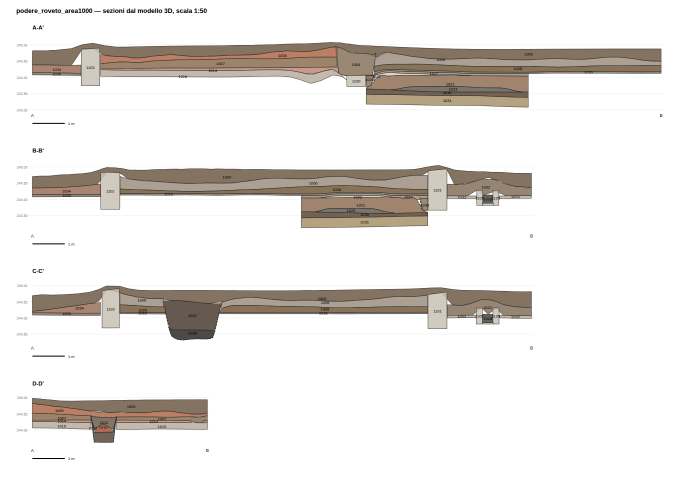
#> input picture docs/immagini/sezioni.png, 1400 x 1000 px (shown at 1/2 size)
$ python -i documenti_auto.py   (imports and definitions only)
#> lines starting #> are read from the running program, lines starting #| are printed output that depends on the picture
# -*- coding: utf-8 -*-
"""
Foto e disegni collegati alle unità in automatico.

Molti archivi di scavo hanno cartelle di immagini senza una tabella che dica a quale unità
appartiene ciascun file: il numero dell'unità sta nel nome del file («US1005_N.jpg»,
«Ctx_1005 (2).png») o della cartella («photographs/Context 1005/IMG_2231.JPG»). Altri hanno
un registro delle foto o dei disegni (numero dello scatto, unità, descrizione).

    tipo, punteggio, motivo = tipo_immagine("sezioni/US1005.tif")     # foto, disegno o scansione
    r = documenti_per_unita(voci, unita_note={1005, 1006})           # dai nomi dei file
    r = collega_da_registro(registro, voci)                          # da un registro foto/disegni
    tabella = come_tabella(r)                                        # tabella «Documentazione»

Le ``voci`` sono dizionari con almeno ``percorso`` (assoluto), ``relativo`` (rispetto alla
cartella dell'archivio, con le cartelle) e ``categoria`` ("immagine", "documento", ...).
Il risultato è ``{"collegamenti": {unità: [{percorso, tipo, motivo}]}, "non_collegati": [...],
"note": [...]}``.
"""
import os
import re

import numpy as np

EST_IMMAGINI = {".jpg", ".jpeg", ".png", ".gif", ".webp", ".tif", ".tiff", ".bmp"}
EST_SCANSIONE = {".tif", ".tiff", ".bmp"}
TIPI = ("foto", "disegno", "scansione")
LATO_MINIATURA = 128
PIXEL_MASSIMI = 60_000_000        # oltre, un'immagine che non si può ridurre in lettura (TIFF, PNG) non si apre

# ---------------------------------------------------------------- parole nei nomi di file e cartelle
PAROLE_FOTO = {
    "photo", "photos", "photograph", "photographs", "photographie", "photographies", "foto", "fotos",
    "fotografia", "fotografie", "fotografias", "img", "image", "images", "dsc", "dscn", "dscf", "pict", "pxl",
    "imag", "bild", "bilder", "picture", "pictures", "scatto", "scatti", "aufnahme", "aufnahmen", "photogrammetry",
}
PAROLE_DISEGNO = {
    "section", "sections", "sezione", "sezioni", "sez", "schnitt", "schnitte", "coupe", "coupes", "profil",
    "profile", "profiles", "profilo", "profili", "plan", "plans", "pianta", "piante", "planum", "plana",
    "drawing", "drawings", "dwg", "disegno", "disegni", "rilievo", "rilievi", "prospetto", "prospetti",
    "zeichnung", "zeichnungen", "dessin", "dessins", "plano", "planos", "elevation", "elevations", "sketch",
    "schizzo", "schizzi",
}
PAROLE_SCANSIONE = {
    "scan", "scans", "scanned", "scansione", "scansioni", "scansionato", "scansionata", "scansionati",
    "scansionate", "tavola", "tavole", "tav", "sheet", "sheets", "foglio", "fogli", "digitalizzato",
    "digitalizzati", "digitalizzazione", "scansiona",
}
_PAROLE = {"foto": PAROLE_FOTO, "disegno": PAROLE_DISEGNO, "scansione": PAROLE_SCANSIONE}
_RX_CONTATORE = re.compile(r"^(?:p\d{7}|dsc[nf]?\d+|img\d+|pxl\d+)$")      # P1010023, DSC00123 come parola unica

# marche di soli scanner (le altre marche con dati EXIF sono fotocamere o telefoni)
_SCANNER = ("epson", "fujitsu", "plustek", "brother", "xerox", "avision", "microtek", "mustek", "visioneer",
            "umax", "kyocera", "canoscan", "scansnap", "hewlett", "hp scan", "contex", "colortrac", "rowe")


def _parole(testo):
    return [w for w in re.split(r"[^a-zà-ÿ0-9]+", testo.lower()) if w]


def _indizi_nome(nome):
    """Punteggi dal nome: le parole del file valgono più di quelle delle cartelle."""
#> called with nome = 'docs/immagini/sezioni.png'
    parti = [p for p in re.split(r"[\\/]+", nome) if p]
    punti = dict.fromkeys(TIPI, 0.0)
    motivi = []
    for i, parte in enumerate(reversed(parti)):
        peso = 1.0 if i == 0 else 0.7
        dove = "nel nome del file" if i == 0 else "nel nome della cartella"
        stem = os.path.splitext(parte)[0] if i == 0 else parte
        parole = _parole(stem)
        for tipo, insieme in _PAROLE.items():
            trovata = next((w for w in parole if w in insieme or (tipo == "foto" and _RX_CONTATORE.match(w))), None)
            if trovata and punti[tipo] < peso:
                punti[tipo] = peso
                motivi.append(f"«{trovata}» {dove}")
    return punti, motivi


# [5 lines left out: function tipo_da_nome, not called in this run]


def _exif(im):
    """('foto' | 'scansione' | None, descrizione) dai dati EXIF."""
    try:
        ex = im.getexif()
    except Exception:
        return None, ""
    if not ex:
        return None, ""
    marca = str(ex.get(271, "") or "").strip("\x00 ")
    modello = str(ex.get(272, "") or "").strip("\x00 ")
    programma = str(ex.get(305, "") or "").strip("\x00 ")
    try:
        sotto = ex.get_ifd(0x8769)
    except Exception:
        sotto = {}
    esposizione = any(k in sotto for k in (33434, 33437, 34855, 37386))     # tempo, diaframma, ISO, focale
    chi = " ".join(x for x in (marca, modello) if x)
    testo = f"{chi} {programma}".lower()
    if "scan" in testo or any(s in testo for s in _SCANNER):
        return "scansione", f"dati EXIF di uno scanner ({chi or programma})"
    if esposizione:
        return "foto", f"dati EXIF di scatto ({chi})" if chi else "dati EXIF di scatto (tempo, diaframma)"
    if chi:
        return "foto", f"dati EXIF della fotocamera ({chi})"
    return None, ""


def _rumore(fondo):
    """Variabilità del fondo, senza i bordi sfumati delle linee."""
    if len(fondo) <= 10:
        return 0.0
    vicino = fondo[np.abs(fondo - np.median(fondo)) < 15]
    return float(vicino.std()) if len(vicino) > 10 else 0.0


def _statistiche(im):
    """Misure sulla miniatura: colori, fondo chiaro, linee scure."""
    im.thumbnail((LATO_MINIATURA, LATO_MINIATURA))
    grigia_nativa = im.mode in ("1", "L", "LA", "I", "I;16", "F")
    a = np.asarray(im.convert("RGB"), dtype=np.float32).reshape(-1, 3)
    lum = a @ np.array([0.299, 0.587, 0.114], dtype=np.float32)
    croma = a.max(1) - a.min(1)
    q = (a // 32).astype(np.int32)
    codici = q[:, 0] * 64 + q[:, 1] * 8 + q[:, 2]
    conta = np.sort(np.bincount(codici, minlength=512))[::-1]
    chiari = lum > 190
    fondo = lum[chiari]
    return {
        "grigia": grigia_nativa or float(croma.mean()) < 10,
        "croma": float(croma.mean()),
        "dominanza": float(conta[:5].sum() / max(len(codici), 1)),     # quota dei 5 colori più frequenti
        "colori": int((conta > 0).sum()),
        "chiaro": float(chiari.mean()),
        "scuro": float((lum < 100).mean()),
        "fondo": float(np.median(fondo)) if len(fondo) else 0.0,
        "fondo_croma": float(np.median(croma[chiari])) if chiari.any() else 0.0,
        "fondo_rumore": _rumore(fondo),
    }


def tipo_immagine(path, nome=None):
    """(tipo, punteggio, motivo) di un'immagine: tipo è "foto", "disegno" o "scansione".

    Indizi: le parole del nome del file e delle cartelle (``nome``, se non dato le ultime tre parti del
    percorso), i dati EXIF della fotocamera o dello scanner, e l'aspetto dell'immagine su una miniatura
    (poche tinte o grigi su fondo chiaro con linee sottili = disegno; fondo color carta, foglio grande o
    TIFF = scansione). Le immagini molto grandi che non si possono ridurre in lettura non si aprono."""
    if nome is None:
        nome = os.sep.join(re.split(r"[\\/]+", str(path))[-3:])
    punti, motivi = _indizi_nome(nome)
    ext = os.path.splitext(str(path))[1].lower()
    if ext == ".pdf":
        punti["scansione"] += 1.0
        motivi.append("file PDF")
    elif os.path.isfile(str(path)):
        try:
            from PIL import Image
            with Image.open(path) as im:
#> im is the input picture: PIL image 1400x1000 RGB; mean R, G, B 234.9, 232, 229.2
                larghezza, altezza = im.size
#> larghezza = 1400; altezza = 1000
                dpi = im.info.get("dpi") or (0, 0)
#> dpi = (0, 0)
                try:
                    dpi = float(dpi[0] or 0)
#> dpi = 0
                except Exception:
                    dpi = 0.0
                da_exif, perche = _exif(im)
#> perche = ''
                if da_exif:
                    punti[da_exif] += 3.0 if da_exif == "foto" else 2.0
                    motivi.append(perche)
                grande = max(larghezza, altezza) >= 3000 or (dpi >= 200 and da_exif != "foto")
#> grande = False
                if im.format == "JPEG":
                    im.draft("RGB", (LATO_MINIATURA * 2, LATO_MINIATURA * 2))      # decodifica già ridotta
                if larghezza * altezza > PIXEL_MASSIMI and im.format != "JPEG":
                    st = None
                    if im.mode in ("1", "L"):
                        punti["scansione"] += 1.5
                        motivi.append("immagine enorme in bianco e nero o grigi")
                    else:
                        punti["scansione"] += 1.0
                        motivi.append("immagine enorme")
                else:
                    st = _statistiche(im)
#> in _statistiche, `im.thumbnail((LATO_MINIATURA, LATO_MINIATURA))`:
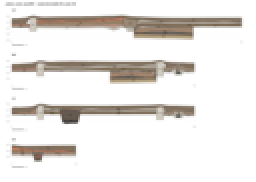
#> im: PIL image 128x91 RGB (shown 2 times larger); mean R, G, B 234.7, 231.8, 229
#> in _statistiche, `lum = a @ np.array([0.299, 0.587, 0.114], dtype=np.float32)`: lum = 11648 values, max 255 at index 0, min 58.33 at index 7715, mean 232.4
#> in _statistiche, `croma = a.max(1) - a.min(1)`: croma = 11648 values, max 89 at index 1212, min 0 at index 0, mean 5.8
#> in _statistiche, `codici = q[:, 0] * 64 + q[:, 1] * 8 + q[:, 2]`: codici = 11648 values, max 511 at index 0, min 73 at index 7715, mean 472.9
#> in _statistiche, `conta = np.sort(np.bincount(codici, minlength=512))[::-1]`: conta = 512 values, max 9259 at index 0, min 0 at index 27, mean 22.75
#> in _statistiche, `fondo = lum[chiari]`: fondo = 9726 values, max 255 at index 0, min 190.6 at index 2705, mean 252.2
#> in _rumore, `vicino = fondo[np.abs(fondo - np.median(fondo)) < 15]`: vicino = 9057 values, max 255 at index 0, min 240.1 at index 1143, mean 254.7
#> st = 9 items
                cartaceo = ext in EST_SCANSIONE or grande or im.mode == "1"
#> cartaceo = False
        except Exception:
            st, cartaceo, grande = None, False, False
            motivi.append("immagine non leggibile")
        if st is not None:
            _indizi_aspetto(st, punti, motivi, cartaceo, ext, grande)
    totale = sum(punti.values())
    if totale <= 0:
        tipo = "scansione" if ext in EST_SCANSIONE or ext == ".pdf" else "foto"
        return tipo, 0.3, "nessun indizio chiaro: deciso dal formato del file"
    tipo = max(TIPI, key=lambda k: punti[k])
    secondo = sorted(punti.values())[-2]
    if punti[tipo] - secondo < 0.5 and secondo > 0:
        altro = max((k for k in TIPI if k != tipo), key=lambda k: punti[k])
        motivi.append(f"incerto tra {tipo} e {altro}")
    return tipo, round(punti[tipo] / (totale + 1.0), 2), "; ".join(motivi)


def _indizi_aspetto(st, punti, motivi, cartaceo, ext, grande):
#> called with cartaceo = False, ext = '.png', grande = False
    poche_tinte = st["dominanza"] > 0.85 or st["colori"] <= 12
#> poche_tinte = True
    fondo_chiaro = st["chiaro"] > 0.5
#> fondo_chiaro = True
    linee = st["scuro"] < 0.35
#> linee = True
    carta = st["fondo"] < 248 or st["fondo_croma"] > 6 or st["fondo_rumore"] > 3
#> carta = False
    if (st["grigia"] or poche_tinte) and fondo_chiaro and linee:
        if carta and (cartaceo or st["fondo_rumore"] > 3):
            punti["scansione"] += 2.0
            motivi.append("foglio chiaro color carta con segni scuri" + (", grande o in TIFF" if cartaceo else ""))
        elif carta or cartaceo:
            punti["disegno"] += 1.2
            punti["scansione"] += 1.0
            motivi.append("linee scure su fondo chiaro" + (" (formato da scansione)" if cartaceo else ""))
        else:
            punti["disegno"] += 2.0
            motivi.append("linee sottili su fondo bianco, poche tinte")
    elif st["grigia"]:
        # in bianco e nero ma senza fondo bianco: stampa scansionata o foto in bianco e nero
        if cartaceo:
            punti["scansione"] += 1.5
        else:
            punti["scansione"] += 0.8
            punti["foto"] += 0.8
        motivi.append("immagine in toni di grigio")
    elif fondo_chiaro and linee and st["dominanza"] > 0.7:
        punti["disegno"] += 1.5
        if carta and cartaceo:
            punti["scansione"] += 1.0
        motivi.append("disegno a colori su fondo chiaro")
    else:
        punti["foto"] += 2.0
        motivi.append("immagine a colori con molte tinte")


# ---------------------------------------------------------------- numeri delle unità nei nomi
_SIGLE = ("unità stratigrafica", "unita stratigrafica", "stratigraphic unit", "contexts", "context", "contesto",
          "contesti", "intervention", "befund", "befunde", "stratum", "strato", "layer", "deposit", "usm", "usr",
          "sus", "us", "su", "ue", "ctx", "cxt", "bef", "cut", "fill", "unità", "unita", "unit")
_SIGLA = "(?:" + "|".join(re.escape(s).replace(r"\ ", r"\s+") for s in _SIGLE) + ")"
_NUM = r"(?:\s*(?:n\.?|nr\.?|no\.?|n°|nº|#))?[\s._\-:#°]*0*(\d{1,7})(?!\d)"
RX_SIGLA = re.compile(r"(?<![a-zà-ÿ])" + _SIGLA + _NUM, re.I)
_SEGUITO = re.compile(r"(\s*(?:[-–_,+&;]|\s(?:e|and|und|et|y|a|to|bis|al)\s)\s*)(?:" + _SIGLA + r"[\s._\-:#°]*)?0*(\d{1,7})(?!\d)",
                      re.I)
# numeri che non sono unità: date, scale, risoluzioni, contatori della fotocamera, numeri di foto o tavole
_RUMORE = [
    (re.compile(r"(?<!\d)(?:19|20)\d{2}(?:0[1-9]|1[0-2])(?:0[1-9]|[12]\d|3[01])[_\-T ]?(?:[01]\d|2[0-3])[0-5]\d[0-5]\d"
                r"(?!\d)"), "data e ora"),
    (re.compile(r"(?<!\d)(?:19|20)\d{2}[-_.]?(?:0[1-9]|1[0-2])[-_.]?(?:0[1-9]|[12]\d|3[01])(?!\d)"), "data"),
    (re.compile(r"(?<!\d)\d{1,2}[-_.]\d{1,2}[-_.](?:19|20)?\d{2}(?!\d)"), "data"),
    (re.compile(r"(?<!\d)1\s*[-_:]\s*(?:1|2|5|10|20|25|50|100|200|250|500|1000|2000|2500|5000|10000)(?!\d)"), "scala"),
    (re.compile(r"\d{2,5}\s*[x×]\s*\d{2,5}"), "risoluzione"),
    (re.compile(r"\d+\s*(?:dpi|ppi|px|mp|mpx|mm|cm|kb|mb)(?![a-z])", re.I), "misura"),
    (re.compile(r"(?<![a-z])(?:img|dsc[nf]?|pict|pxl|imag|mvi|gopr|dji|wp|cimg|sam|pano|vid|dcp|dscim)[\s_\-]?\d+",
                re.I), "contatore della fotocamera"),
    (re.compile(r"(?<![a-z0-9])p\d{7}(?!\d)", re.I), "contatore della fotocamera"),
    (re.compile(r"\(\s*\d{1,2}\s*\)|(?:copia|copy|kopie)\s*\d*", re.I), "copia"),
    (re.compile(r"<\s*\d+\s*>"), "numero di campione"),          # <2747>: campione, all'inglese
    (re.compile(r"(?<![a-zà-ÿ])(?:photos?|photographs?|foto|fotografia|view|vista|fig|figure|figura|tav|tavola|"
                r"tavole|scan|scansione|sheet|foglio|frame|neg|film|roll|rullino|dia|slide|plate|tab|pl|plan|"
                r"pianta|planum|section|sezione|sez|sect|schnitt|profil|profile|profilo|coupe|drawing|dwg|"
                r"disegno|dis|ril|rilievo|sk|nr|no|num|n|trench|tr|area|saggio|sag|settore|sett|sector|"
                r"sondaggio|sond|sondage|quadrato|quad|q|grid|box|cassa|fase|phase|period|periodo|site|sito|"
                r"campagna|season|day|giorno|ver|rev|v|r|vol|page|pag|p)"
                r"\s*[._\-#°:]*\s*\d+", re.I), "numero di foto o disegno"),
]
_RX_NUMERO = re.compile(r"(?<!\d)0*(\d{1,7})(?!\d)")
_RX_ANNO = re.compile(r"^(?:19[5-9]\d|20[0-4]\d)$")


def _maschera(testo, inizio, fine):
    return testo[:inizio] + " " * (fine - inizio) + testo[fine:]


# [122 lines left out: functions _con_sigla, _numeri_parte, unita_dal_percorso, not called in this run]


_PAROLE_STAMPA = r"(?:print|printed|stampa|paper|carta|format|formato|landscape|portrait|orizzontale|verticale|poster|page|pagina)"
_RX_FORMATO = re.compile(r"(?i)(?<![A-Za-z0-9])[AB][0-6](?=[_\-\s.]*" + _PAROLE_STAMPA + r"(?![a-z]))|"
                         r"(?<![a-z])" + _PAROLE_STAMPA + r"[_\-\s.]*[AB][0-6](?![0-9])")


# [18 lines left out: function unita_dalle_sigle, not called in this run]


# ---------------------------------------------------------------- collegamenti
def _ext(v):
    return os.path.splitext(str(v.get("relativo") or v.get("percorso") or ""))[1].lower()


def _immagine(v):
    return v.get("categoria") == "immagine" or _ext(v) in EST_IMMAGINI


# [83 lines left out: functions _tipo_voce, _aggiungi, documenti_per_unita, not called in this run]


# ---------------------------------------------------------------- registri di foto e disegni
def _norm_col(c):
    return re.sub(r"[^a-z0-9à-ÿ/]+", " ", str(c).lower()).strip()


_COL_FILE = ["file", "nome file", "file name", "filename", "nomefile", "percorso", "percorso file", "path",
             "file path", "immagine", "image", "file immagine", "image file", "datei", "dateiname", "fichier"]
_COL_NUMERO = ["view number", "photo number", "photograph number", "numero foto", "n foto", "nr foto",
               "num foto", "foto n", "foto nr", "photo no", "photo id", "view no", "numero scatto", "n scatto",
               "scatto", "section number", "section no", "numero sezione", "n sezione", "plan number", "plan no",
               "numero pianta", "drawing number", "drawing no", "numero disegno", "n disegno", "numero tavola",
               "n tavola", "sheet number", "sheet no", "foto", "photo", "view", "sezione", "section", "plan",
               "pianta", "disegno", "drawing", "tavola", "sheet", "bildnummer", "bild nr", "fotonummer"]
_COL_GENERICHE = ["numero", "number", "nr", "n", "no", "id"]
_COL_UNITA = ["us/usm", "us", "usm", "unità", "unita", "unità stratigrafica", "unita stratigrafica", "context",
              "context number", "context no", "contexts", "intervention", "contesto", "befund", "befund nr", "su",
              "ue", "unit", "stratigraphic unit", "layer", "strato", "cxt", "ctx"]
_COL_DESCR = ["description", "descrizione", "soggetto", "subject", "didascalia", "caption", "note", "notes",
              "beschreibung", "oggetto"]


# [35 lines left out: functions _trova_colonna, _colonna_numero, _interi, not called in this run]


_RX_STEM_NUMERO = re.compile(
    r"^(?:(?:photos?|photograph|foto|view|vista|fig|scan|scansione|section|sezione|sez|sect|plan|pianta|"
    r"drawing|dwg|disegno|dis|tav|tavola|sheet|foglio|bild|s|p|f|v|d)\s*[._\-#]*\s*(?:n[.°]?\s*|nr\.?\s*|no\.?\s*)?)?"
    r"0*(\d{1,7})\s*[a-z]?$", re.I)
_RX_NUMERO_DOC = re.compile(
    r"(?<![a-z])(?:photos?|photograph|foto|view|vista|scan|section|sezione|sez|sect|plan|pianta|drawing|dwg|"
    r"disegno|tav|tavola|sheet|foglio|bild)\s*[._\-#]*\s*(?:n[.°]?\s*|nr\.?\s*|no\.?\s*)?0*(\d{1,7})(?!\d)", re.I)
_RX_INIZIALE = re.compile(r"^0*(\d{1,7})(?=[\s_\-.]+[a-z])", re.I)


# [158 lines left out: functions _numero_documento, _genere_registro, collega_da_registro, unisci, come_tabella, not called in this run]

>>> result = tipo_immagine('../../docs/immagini/sezioni.png')

$ run again, on docs/immagini/visualizzatore.png
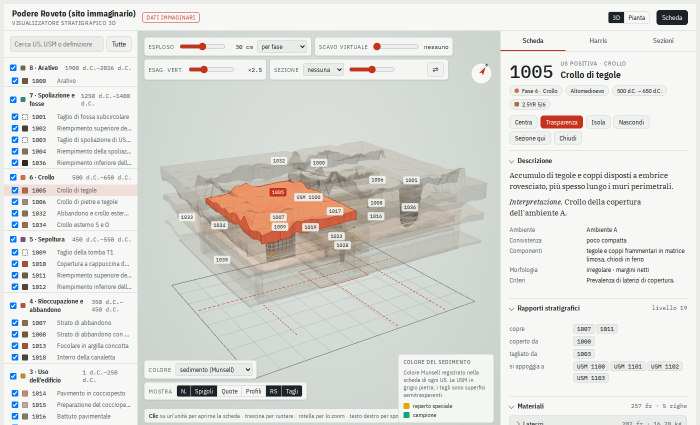
#> input picture docs/immagini/visualizzatore.png, 1400 x 850 px (shown at 1/2 size)
#> in tipo_immagine, im is the input picture: PIL image 1400x850 RGB; mean R, G, B 221.4, 221.6, 217
#> in tipo_immagine, `dpi = im.info.get("dpi") or (0, 0)`: dpi = (0, 0)
#> in tipo_immagine, `dpi = float(dpi[0] or 0)`: dpi = 0
#> perche = ''
#> grande = False
#> in _statistiche, `im.thumbnail((LATO_MINIATURA, LATO_MINIATURA))`:
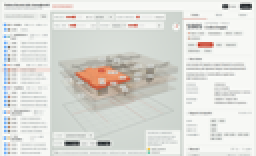
#> im: PIL image 128x78 RGB (shown 2 times larger); mean R, G, B 221.4, 221.7, 217
#> lum = 9984 values, max 254.7 at index 761, min 35.66 at index 9122, mean 221
#> croma = 9984 values, max 166 at index 2915, min 0 at index 1769, mean 8.89
#> codici = 9984 values, max 511 at index 0, min 9 at index 9122, mean 464.9
#> conta = 512 values, max 4662 at index 0, min 0 at index 57, mean 19.5
#> fondo = 8918 values, max 254.7 at index 714, min 190 at index 4095, mean 227.8
#> vicino = 3963 values, max 243.6 at index 2019, min 213.6 at index 2214, mean 227.4
#> st = 9 items
#> cartaceo = False
#> poche_tinte = True
